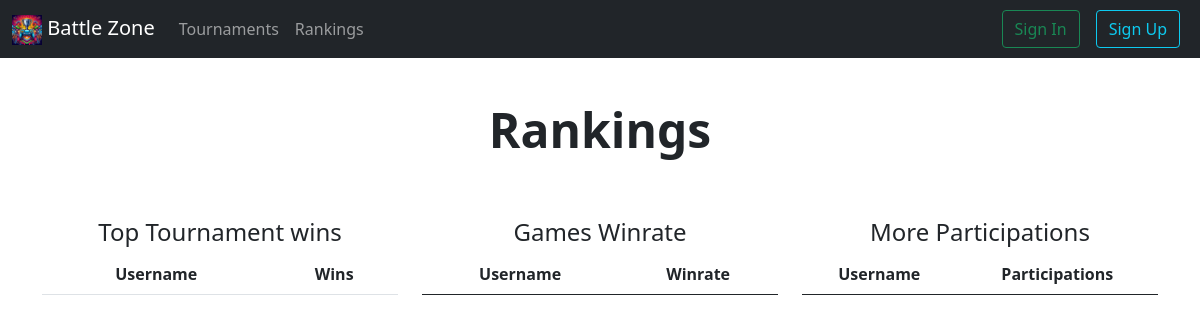
The page /rankings/ on the database as committed earlier.
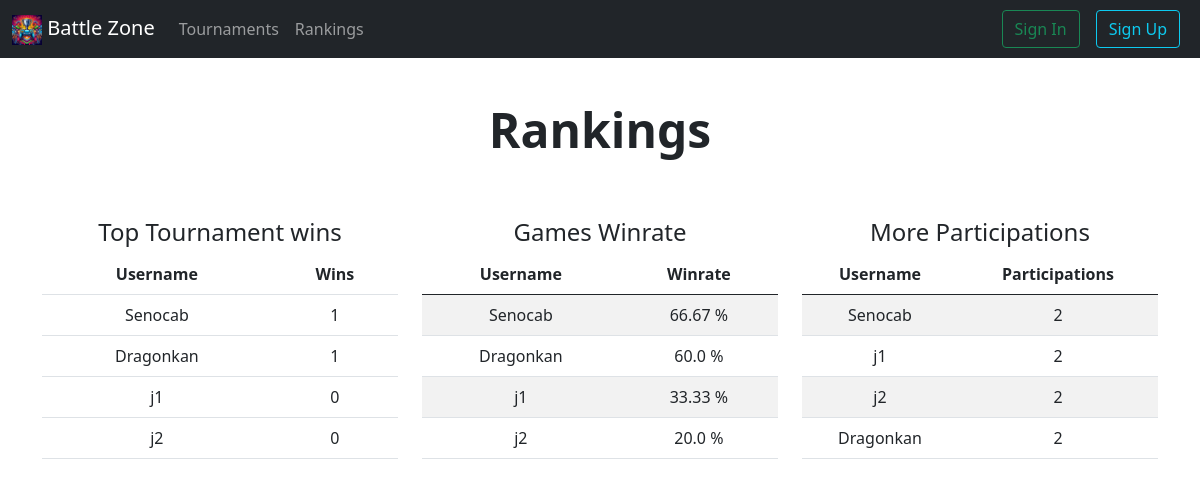
The same page on the database as committed later.
### users/models.py (models this page shows, shortened)
class Players(models.Model):
    username = models.CharField(max_length=100)
    email = models.CharField(max_length=100)
    level = models.ForeignKey(Level, on_delete=models.DO_NOTHING)
    tournament = models.IntegerField(default=0)
    tournament_played = models.IntegerField(default=0)
    tournament_wins = models.IntegerField(default=0)
    games_played = models.IntegerField(default=0)
    games_wins = models.IntegerField(default=0)
    games_loses = models.IntegerField(default=0)
    games_draws = models.IntegerField(default=0)
    winrate = models.FloatField(default=0)

### main/views.py (the view)
# urls.py: path('rankings/', main_views.rankings, name='rankings'),
def rankings(request):
    if request.method == 'GET':
        players = Players.objects.all()
        players_tournaments = players.order_by("-tournament_wins")[:5]
        players_winrate = players.order_by("-winrate")[:5]
        players_participations = players.order_by("-tournament_played")[:5]
        return render(request, 'rankings.html',{
            'pt': players_tournaments,
            'pw': players_winrate,
            'pp' : players_participations
        })
    else:
        return render(request, 'rankings.html')

### main/templates/rankings.html
{% extends 'base.html' %}
{% block content %}
<div class="container col-xxl-8 ">
    <div class="row flex-lg-row-reverse align-items-center g-5 py-5">
        <div class="col-lg-12">
            <h1 class="display-5 fw-bold text-center text-body-emphasis lh-1 mb-3">Rankings</h1>
        </div>
    </div>
</div>
<div class="container">
    <div class="row">
        <div class="col-12 col-md-4 text-center">
            <h4>Top Tournament wins</h4>
            <table class="table table-striped">
                <thead>
                    <tr>
                        <th scope="col">Username</th>
                        <th scope="col">Wins</th>
                    </tr>
                    {% for player in pt %}
                        {% if player.username != "no_winner" %}
                            <tr>
                                <td>{{player.username}}</td>
                                <td>{{player.tournament_wins}}</td>
                            </tr>
                        {% endif %}
                    {% endfor %}
                </thead>
            </table>
        </div>
        <div class="col-12 col-md-4 text-center">
            <h4>Games Winrate</h4>
            <table class="table table-striped">
                <thead>
                    <tr>
                        <th scope="col">Username</th>
                        <th scope="col">Winrate</th>
                    </tr>
                </thead>
                <tbody>
                    {% for player in pw %}
                        {% if player.username != "no_winner" %}
                            <tr>
                                <td>{{player.username}}</td>
                                <td>{{player.winrate}} %</td>
                            </tr>
                        {% endif %}
                    {% endfor %}
                </tbody>
            </table>
        </div>
        <div class="col-12 col-md-4 text-center">
            <h4>More Participations</h4>
            <table class="table table-striped">
                <thead>
                    <tr>
                        <th scope="col">Username</th>
                        <th scope="col">Participations</th>
                    </tr>
                </thead>
                <tbody>
                    {% for player in pp %}
                        {% if player.username != "no_winner" %}
                            <tr>
                                <td>{{player.username}}</td>
                                <td>{{player.tournament_played}}</td>
                            </tr>
                        {% endif %}
                    {% endfor %}
                </tbody>
            </table>
        </div>
    </div>
</div>
{% endblock %}

### main/templates/base.html (shortened to what this page needs)
<!DOCTYPE html>
<html lang="en">
<head>
    <link href="https://cdn.jsdelivr.net/npm/bootstrap@5.0.2/dist/css/bootstrap.min.css" rel="stylesheet">
</head>
<body>
    <header>
        <nav class="navbar navbar-expand-md navbar-dark sticky-top bg-dark">
            <div class="container-fluid">
                <a class="navbar-brand" href="/">
                    <img src="../static/img/logo.png" alt="logo" width="30" height="30">
                    Battle Zone
                </a>
                <div class="collapse navbar-collapse" id="navbarCollapse">
                    <ul class="navbar-nav me-auto mb-2 mb-md-0">
                        <li class="nav-item">
                            <a class="nav-link" aria-current="page" href="/tournament">Tournaments</a>
                        </li>
                        <li class="nav-item">
                            <a class="nav-link" aria-current="page" href="/rankings">Rankings</a>
                        </li>
                    </ul>
                    {% if user.is_authenticated %}
                        <ul class="navbar-nav mr-auto">
                            <li class="nav-item dropdown">
                                <a class="nav-link active dropdown-toggle" data-bs-toggle="dropdown" aria-expanded="false" aria-current="page">{{user.username}}</a>
                                <ul class="dropdown-menu dropdown-menu-end bg-dark">
                                    <form class="dropdown-item form-inline" action="/home">
                                        <button class="btn btn-outline-info m-2 my-sm-0" type="submit">Your Profile</button>
                                    </form>
                                    <form class="dropdown-item form-inline" action="/update_user/">
                                        <button class="btn btn-outline-primary m-2 my-sm-0" type="submit">Edit your profile</button>
                                    </form>
                                    {% if user.is_staff %}
                                        <form class="dropdown-item form-inline" action="/admin">
                                            <button class="btn btn-outline-warning m-2 my-sm-0" type="submit">Admin Site</button>
                                        </form>
                                    {% endif %}
                                    <form class="dropdown-item form-inline" action="/signout">
                                        <button class="btn btn-outline-danger m-2 my-sm-0" type="submit">Log Out</button>
                                    </form>
                                </ul>
                            </li>
                        </ul>
                    {% else %}
                        <form class="form-inline my-2 my-lg-0" action="/signin">
                            <button class="btn btn-outline-success mx-md-2 my-sm-0" type="submit">Sign In</button>
                        </form>
                        <form class="form-inline my-2 my-lg-0" action="/signup">
                            <button class="btn btn-outline-info mx-md-2 my-sm-0" type="submit">Sign Up</button>
                        </form>
                    {% endif %}
                </div>
            </div>
        </nav>
    </header>
    <main>
        {% block content %}
        {% endblock %}
    </main>
</body>
</html>

Rows that differ between the two databases and show on the page:
added Players: username "Senocab", tournament_wins "1", winrate "66.67", tournament_played "2"
added Players: username "Dragonkan", tournament_wins "1", winrate "60.0", tournament_played "2"
added Players: username "j1", tournament_wins "0", winrate "33.33", tournament_played "2"
added Players: username "j2", tournament_wins "0", winrate "20.0", tournament_played "2"
